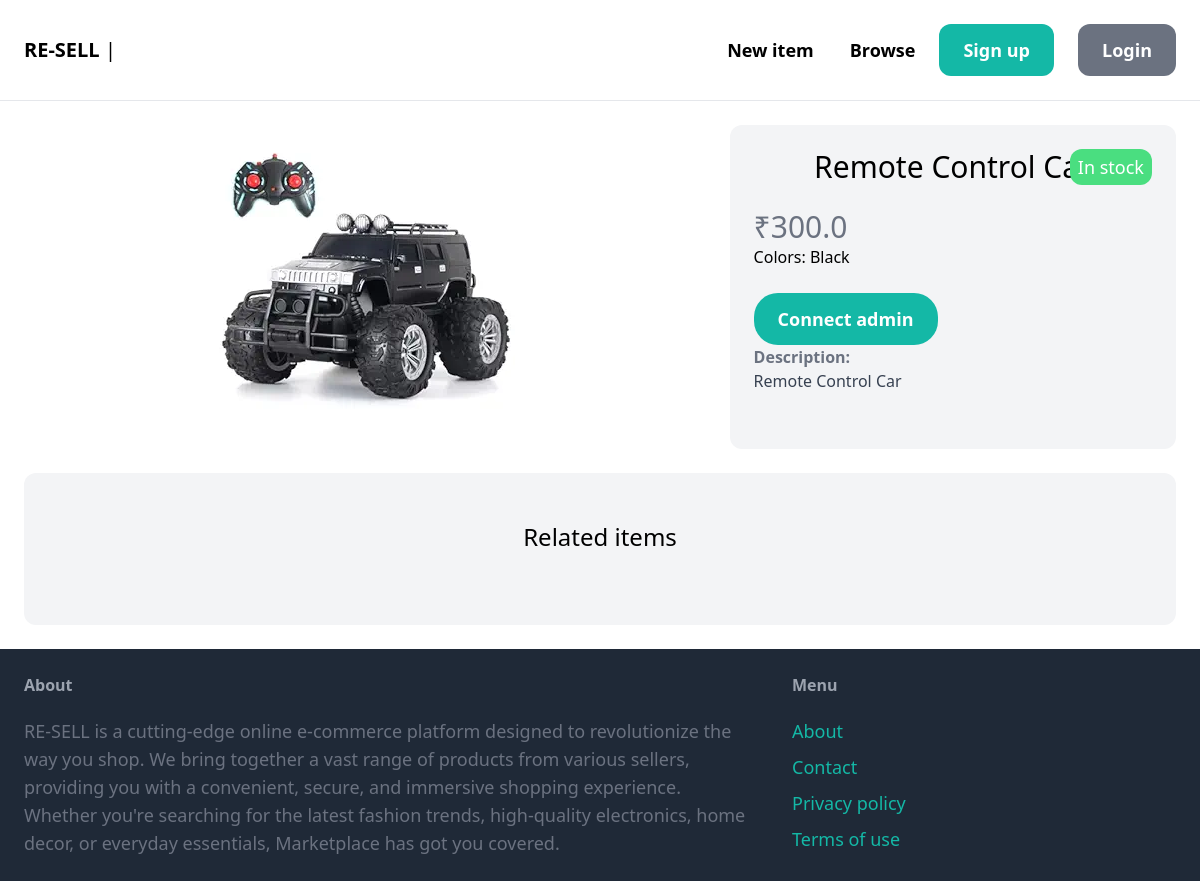
Screenshot of /items/13/ with the database file from the repository.
### item/models.py (models this page shows, shortened)
class Item(models.Model):
    category = models.ForeignKey(Category, related_name='items', on_delete=models.CASCADE)
    name = models.CharField(max_length=255)
    description = models.TextField(blank=True,null=True)
    size = models.CharField(max_length=100,blank=True,null=True)
    color = models.CharField(max_length=100,blank=True,null=True)
    gender = models.CharField(max_length=100,blank=True,null=True)
    price=models.FloatField(default=0.0)
    image = models.ImageField(upload_to='item_images', blank=True, null=True)
    is_sold = models.BooleanField(default=False)
    created_by = models.ForeignKey(User, on_delete=models.CASCADE, related_name='items')
    created_at=models.DateTimeField(auto_now_add=True)

### item/views.py (the view)
# urls.py: path('<int:pk>/', views.detail, name='detail'),
def detail(request, pk):
    item = get_object_or_404(Item, pk=pk)
    related_items = Item.objects.filter(category=item.category).exclude(pk=pk)[:3]
    if item.color:
        item.color = item.color.replace(',', ' ')
        item.color = item.color.replace('[', '')
        item.color = item.color.replace(']', '')
        item.color = item.color.replace("'", '')
    return render(request, 'item/detail.html',{
        'item':item,
        'related_items':related_items,
    })

### item/templates/item/detail.html (shortened to what this page needs)
{% extends 'core/base.html' %}
{% block content %}
<div class="sm:grid grid-cols-5 gap-6">
    <div class="col-span-3 m-3 ">
        <img src="{{ item.image.url }}" class="rounded-xl max-w-[70%]  m-auto  dark:brightness-100" alt="">
    </div>
    <div class="col-span-2 p-6 bg-gray-100 dark:text-white dark:bg-gray-800 rounded-xl text-center md:text-left">
        <h1 class="mb-6 relative sm:text-3xl text-lg text-center">{{item.name}}
            {% if item.is_sold == True %}
            <span class="inline-block md:absolute right-0 sm:text-lg text-sm bg-red-400 py-1 px-2 rounded-xl text-white">Sold out</span>
            {% else %}
            <span class="inline-block md:absolute right-0 sm:text-lg text-sm bg-green-400 py-1 px-2 rounded-xl text-white">In stock</span>
            {% endif %}
        </h1>
        <div class="sm:flex flex-col justify-between md:w-3/4">
            <div>
                <h1 class="text-gray-500 dark:text-white md:text-3xl text-left">₹{{item.price}}</h1>
            </div>
            {% if item.color %}
                <p>Colors: {{ item.color }}</p>
            {%  endif %}
        </div>
        {% if request.user == item.created_by %}
        <div class="mt-6 p-6 bg-white dark:bg-gray-900  dark:text-white rounded-xl text-center md:text-left   ">
            <p>This is your item!</p>
            <a href="{% url 'item:edit' item.id %}" class="inline-block   mt-6 px-6 py-3 text-lg font-semibold bg-yellow-500 text-white rounded-xl">Edit</a>
            <a href="{% url 'item:delete'  item.id %}" class="inline-block   mt-6 px-6 py-3 text-lg font-semibold bg-red-500 text-white rounded-xl">Delete</a>
        </div>
        {% else %}
        <a href="{% url 'conversation:new' item.id %}" class="inline-block mt-6 px-6 py-3 text-lg font-semibold bg-teal-500 text-white rounded-3xl hover:bg-teal-700">Connect {{item.created_by.username}}</a>
        {% endif %}
        {% if item.description %}
        <p class="text-gray-700 dark:text-white">
            <strong class="text-gray-500 dark:text-white">Description:</strong>
            <br>
            {{item.description}}
        </p>
        {% endif %}
    </div>
</div>
<div class="mt-6 px-6 py-12 bg-gray-100 dark:text-white dark:bg-gray-800 rounded-xl">
    <h2 class="mb-6 text-2xl text-center">Related items</h2>
</div>
{% endblock content %}

### rows the page displays
Item: image (picture), name "Remote Control Car", price "300.0", color "Black", created_by.username "admin", description "Remote Control Car"
